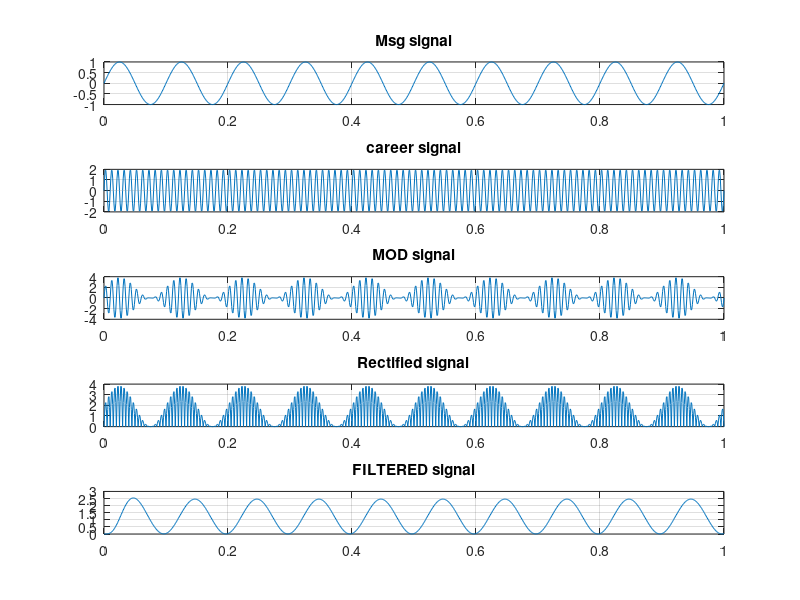

MATLAB code to generate this figure:
clear all;
clc;

fs=1000;
t=0:0.001:1;

fm=10;Am=1;
msg_sig=Am*sin(2*pi*fm.*t);

subplot(5,1,1);
plot(t,msg_sig);
title('Msg signal')
grid on;

fc=100;Ac=2;
car_sig=Ac*sin(2*pi*fc.*t);

subplot(5,1,2);
plot(t,car_sig);
title('career signal')
grid on;

mod_sig=(1+msg_sig).*car_sig;


subplot(5,1,3);
plot(t,mod_sig);
title('MOD signal')
grid on;

%Demodulation

Rec_sig=abs(mod_sig);


subplot(5,1,4);
plot(t,Rec_sig);
title('Rectified signal')
grid on;

cutoff_freq=20;

order=4;

nyquest_freq=fs/2;

normalized_cutoff_freq=(cutoff_freq/nyquest_freq);

[b,a]=butter(order,normalized_cutoff_freq,"low");

filtered_sig=filter(b,a,Rec_sig);


subplot(5,1,5);
plot(t,filtered_sig);
title('FILTERED signal')
grid on;

